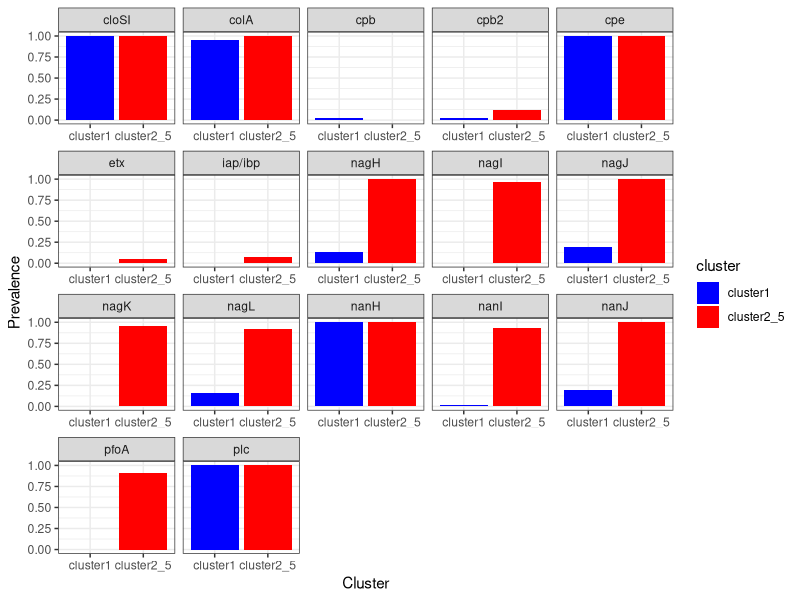

The R source for this figure:
library(ggplot2)
library(reshape2)

# 数据框创建
data <- data.frame(
  gene = c("plc", "cpb", "etx", "iap/ibp", "cpe", "cpb2", "pfoA", "cloSI", "colA", 
           "nagH", "nagI", "nagJ", "nagK", "nagL", "nanH", "nanI", "nanJ"),
  cluster1 = c(1, 0.023809524, 0, 0, 1, 0.023809524, 0, 1, 0.952380952, 
               0.130952381, 0, 0.19047619, 0, 0.154761905, 1, 0.011904762, 0.19047619),
  cluster2_5 = c(1, 0, 0.045226131, 0.075376884, 1, 0.120603015, 0.909547739, 
                 1, 1, 1, 0.964824121, 1, 0.959798995, 0.91959799, 1, 0.929648241, 1)
)

# 转换数据框格式
data_melt <- melt(data, id.vars = "gene", variable.name = "cluster", value.name = "value")

# 绘制分组柱状图
ggplot(data_melt, aes(x = cluster, y = value, fill = cluster)) +
  geom_bar(stat = "identity", position = "dodge") +
  facet_wrap(~gene, scales = "free_x") +
  theme(axis.text.x = element_text(angle = 90, vjust = 0.5, hjust = 1)) +
  labs(x = "Cluster",
       y = "Prevalence") +
  scale_fill_manual(values = c("cluster1" = "blue", "cluster2_5" = "red"))+theme_bw()
